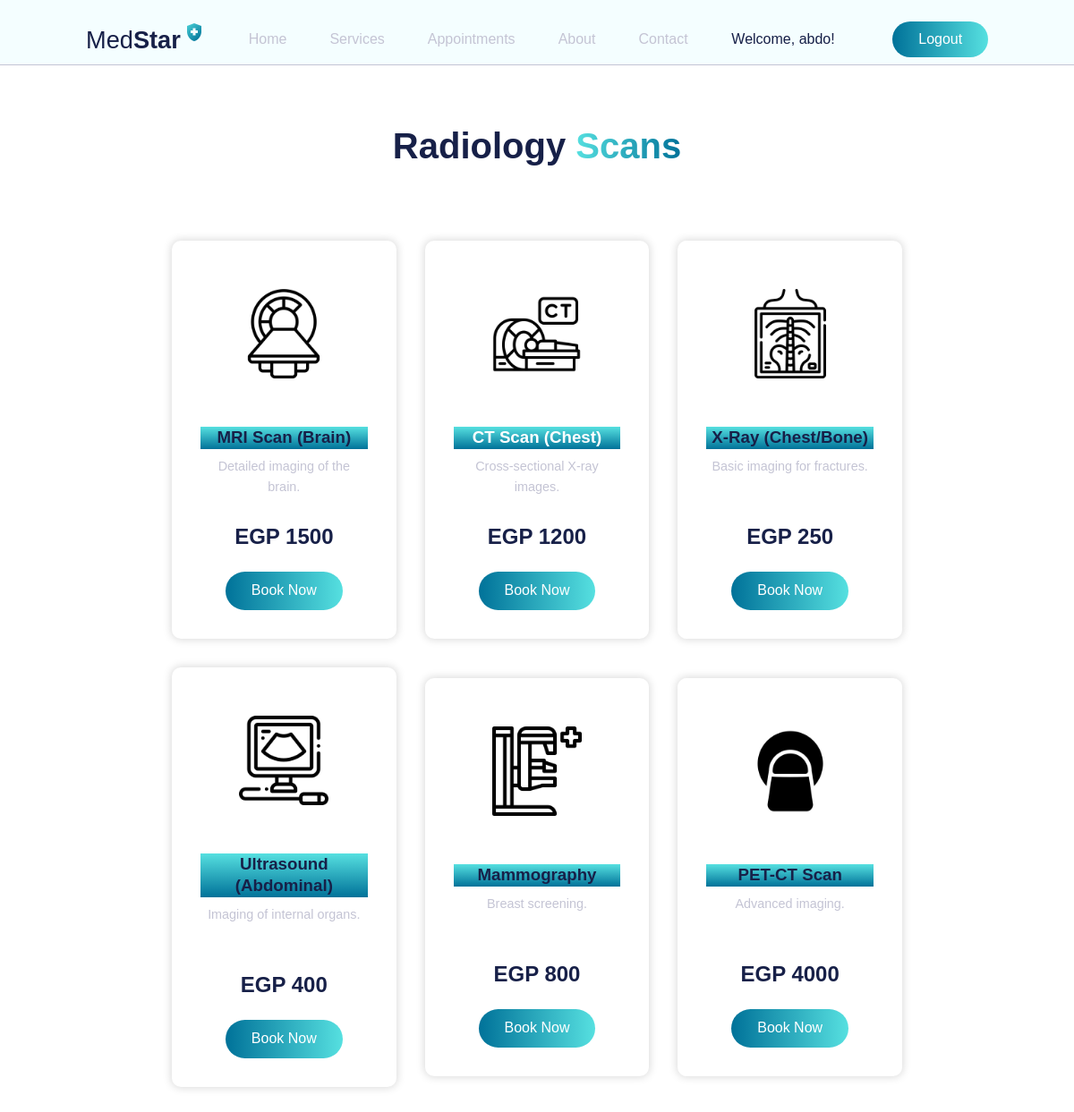
/radiology (signed in), run on the app's committed database.
### app.py (models this page shows, shortened)
class User(db.Model, UserMixin):
    id = db.Column(db.Integer, primary_key=True)
    username = db.Column(db.String(80), unique=True, nullable=False)
    email = db.Column(db.String(120), unique=True, nullable=False)
    password = db.Column(db.String(200), nullable=False)
    is_admin = db.Column(db.Boolean, default=False)

class RadiologyScan(db.Model):
    id = db.Column(db.Integer, primary_key=True)
    name = db.Column(db.String(100), unique=True, nullable=False)
    description = db.Column(db.Text, nullable=True)
    price = db.Column(db.String(50), nullable=True)
    icon_url = db.Column(db.String(200), nullable=True, default='icon_scan_default.png')

### app.py (the view)
@app.route('/radiology')
@login_required
def show_radiology(): return render_template('radiology.html', scans=RadiologyScan.query.all())

### app.py (called while the page is built)
@login_manager.user_loader
def load_user(user_id):
    return User.query.get(int(user_id))

### templates/radiology.html (shortened to what this page needs)
<!DOCTYPE html>
<html lang="en">
<head>
    <link rel="stylesheet" href="{{ url_for('static', filename='style.css') }}">
</head>
<body>
    <header>
       <nav class="navbar">
        <div class="navbar__container container">
            <div class="navbar__logo">
                <a href="{{ url_for('home') }}"><h3>Med<span>Star</span></h3></a>
                <img src="{{ url_for('static', filename='img/logo-icon.png') }}" alt="logo-icon">
            </div>
            <ul class="navbar__links" id="navbar">
                <li> <a href="{{ url_for('home') }}">Home</a></li>
                <li> <a href="{{ url_for('show_services') }}">Services</a></li>
                <li> <a href="{{ url_for('my_appointments') }}">Appointments</a></li>
                <li> <a href="{{ url_for('show_about') }}">About</a></li>
                <li> <a href="{{ url_for('show_contact') }}">Contact</a></li>
            </ul>
            {% if current_user.is_authenticated %}
                <span style="color: var(--secondary-color); margin-right: 1rem;">Welcome, {{ current_user.username }}!</span>
                <form action="{{ url_for('logout') }}" method="GET" style="margin: 0;">
                    <button type="submit" class="navbar__btn">Logout</button>
                </form>
            {% endif %}
        </div>
       </nav>
     </header>
    <main class="container" style="padding-top: 4rem; padding-bottom: 4rem;">
        <h2 style="text-align: center; font-size: 2.5rem; margin-bottom: 2rem;">
            Radiology <span class="gradient-color">Scans</span>
        </h2>
        <div class="services__container container">
            {% for scan in scans %}
            <article class="services__card">
                <div class="services__img">
                    <img src="{{ url_for('static', filename='img/' + scan.icon_url) }}" alt="{{ scan.name }} Icon">
                </div>
                <h3>{{ scan.name }}</h3>
                <p>{{ scan.description }}</p>
                <div class="test-price">{{ scan.price }}</div>
                <a href="{{ url_for('book_service', service_type='scan', service_id=scan.id) }}" class="navbar__btn">Book Now</a>
            </article>
            {% endfor %}
        </div>
    </main>
</body>
</html>

### static/style.css (style rules this page uses)
:root { --primary-color: #c4c4d4; --secondary-color: #172048; --white-color: #fff; --dark-blue: #007299; --light-blue: #56e0e0; --very-light-blue: #f4feff; }
*, *::before, *::after { margin: 0; padding: 0; box-sizing: inherit; outline: none; list-style-type: none; text-decoration: none; }
body { box-sizing: border-box; line-height: 1.3; font-family: "Poppins", sans-serif; color: var(--primary-color); }
.container { max-width: 1440px; margin-inline: auto; padding-inline: 6rem; }
button { font-family: "Poppins", sans-serif; color: var(--white-color); outline: none; border: none; padding: 0.7rem 1.8rem; border-radius: 25px; background: linear-Gradient(to right, var(--dark-blue), var(--light-blue)); font-weight: 400; cursor: pointer; display: inline-block; font-size: 1rem; }
h1, h2, h3 { color: var(--secondary-color); }
.gradient-color { background: -webkit-linear-gradient( left, var(--light-blue), var(--dark-blue) ); -webkit-background-clip: text; -webkit-text-fill-color: transparent; }
.navbar { padding-block: 1.5rem 0.5rem; background-color: var(--very-light-blue); border-bottom: 0.5px solid var(--primary-color); }
.navbar__container { display: flex; align-items: center; justify-content: space-between; position: relative; }
.navbar__logo { display: flex; align-items: center; gap: 0.2rem; cursor: pointer; }
.navbar__logo h3 { color: var(--secondary-color); font-weight: 400; font-size: 1.7rem; }
.navbar__logo span { font-weight: 600; }
.navbar__logo img { width: 1.5rem; margin-top: -1rem; }
.navbar__links { display: flex; align-items: center; gap: 3rem; }
.navbar__links a { color: var(--primary-color); }
.services__container { display: grid; grid-template-columns: repeat(auto-fit, minmax(15rem, 1fr)); align-items: center; gap: 5rem; margin-top: 5rem; }
.services__card { padding: 2rem; background-color: var(--very-light-blue); padding-top: 4rem; border-radius: 0.8 rem; transition: all 0.3s ease; box-shadow: 0px 0px 10px 1px rgba(0, 0, 0, 0.15); }
.services__img { margin-inline: auto; width: 9rem; }
.services__img img { width: 100%; }
.services__card h3 { margin-block: 2rem 1rem; background: linear-gradient(var(--light-blue), var(--dark-blue)); color: #fff; }
.services__card:nth-child(2) h3 { color: #fff; }
body { animation: fadeInPage 0.4s ease-in-out; }

### templates/radiology.html (style rules this page uses)
.navbar__btn { font-family: "Poppins", sans-serif; color: var(--white-color); outline: none; border: none; padding: 0.7rem 1.8rem; border-radius: 25px; background: linear-gradient(to right, var(--dark-blue), var(--light-blue)); font-weight: 400; cursor: pointer; display: inline-block; font-size: 1rem; text-decoration: none; transition: all 0.3s ease; }
.services__container { display: grid; grid-template-columns: repeat(3, 1fr); gap: 2rem; }
.services__card { background: #fff; padding: 2rem; border-radius: 10px; box-shadow: 0px 0px 10px 1px rgba(0, 0, 0, 0.15); text-align: center; transition: all 0.3s ease; }
.services__img { margin-inline: auto; width: 9rem; height: 9rem; display: flex; justify-content: center; align-items: center; margin-bottom: 1rem; }
.services__img img { max-width: 100px; max-height: 100px; }
.services__card h3 { color: var(--secondary-color); margin-bottom: 0.5rem; }
.services__card p { color: var(--primary-color); font-size: 0.9rem; line-height: 1.6; margin-bottom: 1.5rem; min-height: 50px; }
.test-price { font-size: 1.5rem; font-weight: 600; color: var(--secondary-color); margin-bottom: 1.5rem; }

### data on the page
User: username "abdo"
RadiologyScan: icon_url (picture), name "MRI Scan (Brain)", description "Detailed imaging of the brain.", price "EGP 1500"
RadiologyScan: icon_url (picture), name "CT Scan (Chest)", description "Cross-sectional X-ray images.", price "EGP 1200"
RadiologyScan: icon_url (picture), name "X-Ray (Chest/Bone)", description "Basic imaging for fractures.", price "EGP 250"
RadiologyScan: icon_url (picture), name "Ultrasound (Abdominal)", description "Imaging of internal organs.", price "EGP 400"
RadiologyScan: icon_url (picture), name "Mammography", description "Breast screening.", price "EGP 800"
RadiologyScan: icon_url (picture), name "PET-CT Scan", description "Advanced imaging.", price "EGP 4000"
